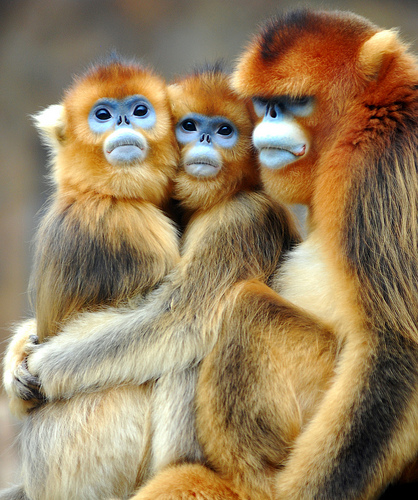
#> input picture EX1/tester_files/monkey.jpg, 418 x 500 px, found by its file name
$ python sol1.py   (older library calls are emulated)
#> lines starting #> are read from the running program, lines starting #| are printed output that depends on the picture
import numpy as np
from scipy.misc import imread as imread, imsave as imsave
import matplotlib.pyplot as plt
from skimage import data, io, filters, color


MAX_COLOR = 255
class RgbYiqConverter:
    yiqToRgb = np.array([[0.299, 0.587, 0.114],
                        [0.596, -0.275, -0.321],
                        [0.212, -0.523, 0.311]])

    # [25 lines left out: functions getYIQ, getRGB, not called in this run]


def isGraySacle(im):
    return len(im.shape) < 3

def getGrayImage(im_float):
    '''
    :param im_float: image astype=np.float32, values are in [0,1]
    :return:
    '''
    if isGraySacle(im_float):
        # Already gray, no need to convert
        grayImage = im_float
    else:
        # Convert to gray scale
        im_gray = color.rgb2gray(im_float)
        im_gray = im_gray.astype(np.float32)
        grayImage = im_gray

    return grayImage

def read_image(filename, representation):
#> called with filename = './/tester_files//monkey.jpg', representation = 1
    im = imread(filename)
#> im is the input picture: shape (500, 418, 3); mean R, G, B 151.5, 128.7, 94.8
    # tokenize
    im_float = im.astype(np.float32)
    im_float /= MAX_COLOR

    if representation == 1:
        # Convert to gray
        returnImage = getGrayImage(im_float)
#> in getGrayImage, `im_gray = color.rgb2gray(im_float)`:
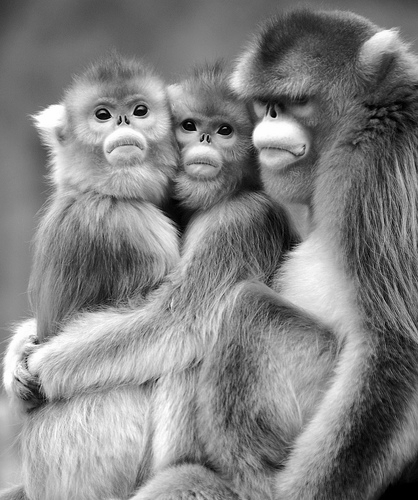
#> im_gray: shape (500, 418) float32; min 0, max 1, mean 0.514
    else:
        returnImage = im_float

    return returnImage

def imdisplay(filename, representation):
    arrdisplay(read_image(filename, representation))


def arrdisplay(im, representation):
    if representation == 1:
        plt.imshow(im, plt.cm.gray)
    else:
        plt.imshow(im)
    plt.show()

def rgb2yiq(imRGB):
    return RgbYiqConverter.getYIQ(imRGB)

def yiq2rgb(imYIQ):
    return RgbYiqConverter.getRGB(imYIQ)


# [36 lines left out: functions histogram_equalize, convertYChannelToRgb, not called in this run]


def findBorders(intensities, n_quant):
    borders = np.ndarray(shape=n_quant + 1, dtype=np.int)
    borders.itemset(0, 0)
    borders.itemset(n_quant, MAX_COLOR + 1)

    for i in range(0, n_quant - 1):
        borders.itemset(i + 1, np.int((intensities.item(i) + intensities.item(i + 1)) / 2))
    return borders


def findIntesities(borders, histogram, n_quant):
    intensities = np.ndarray(shape=n_quant)
    for i in range(0, n_quant):
        cur_hist_vals = histogram[borders[i]: borders[i + 1]]
        denominator = np.sum(cur_hist_vals).astype(np.int)
        axis_values = np.linspace(borders[i], borders[i + 1], num=borders[i+1]-borders[i], endpoint=False, dtype=np.int)
        numerator = np.sum(axis_values * cur_hist_vals).astype(np.int)

        intensities.itemset(i, numerator // denominator)
    return intensities

def calcSSD(intensities, borders, histogram):

    error = 0
    # sum on k-1 intensities
    for i in range(0, len(intensities)):
        # get all the values from z_i to z_i_1
        axis_values = np.linspace(borders[i], borders[i + 1], num=borders[i + 1] - borders[i], endpoint=False,
                                  dtype=np.int)
        cur_error = np.sum(np.square(intensities.item(i) - axis_values) * histogram[axis_values])
        error += cur_error

    return error

def intialBorders(im, hist, n_quant):
    borders = np.zeros(n_quant + 1, dtype=np.int)
    total_pixels = im.shape[0] * im.shape[1]
    section_pixels = np.int(total_pixels / n_quant)
    borders[n_quant] = MAX_COLOR + 1

    sumHist = np.cumsum(hist)

    for i in range(1, n_quant):
        index = np.argmax(sumHist >= section_pixels * i)
        borders.itemset(i, index)

    return borders

def quantize(im_orig, n_quant, n_iter):
#> called with n_quant = 4, n_iter = 15
    error = []
    if isGraySacle(im_orig):
        bw_im = im_orig
    else:
        yiq_im = rgb2yiq(im_orig)
        yiq_im = np.clip(yiq_im.astype(np.float32), 0, 1)
        bw_im = yiq_im[:, :, 0]

    # hist, bin_edges = np.histogram(bw_im, bins=np.arange(257))
    hist = np.histogram(bw_im, bins=MAX_COLOR + 1, range=(0, 1))[0]
#> hist = 256 values, max 1983 at index 110, min 61 at index 5, mean 816.4
    # bw_im = (np.round(bw_im * 255)).astype(np.int)

    i = 0
    convergence = False
    while i < n_iter and not convergence:
        if i == 0:
            segBorders = intialBorders(bw_im, hist, n_quant)
            # TODO: get number of iterations from: http://moodle2.cs.huji.ac.il/nu16/mod/forum/discuss.php?d=4781
            segIntensities = findIntesities(segBorders, hist, n_quant)
            prevBorder = 0
        else:
            prevBorder = segBorders
            segBorders = findBorders(segIntensities, n_quant)
            segIntensities = findIntesities(segBorders, hist, n_quant)
        error.append(calcSSD(segIntensities, segBorders, hist))
        def my_print():
            print("**************************************************")
            print("The borders are: ", segBorders)
            print("**************************************************")
            print("**************************************************")
            print("The Intensities are: ", segIntensities)
            print("**************************************************")
            print("**************************************************")
            print("The error is: ", error[i])
            print("**************************************************")
        my_print()
        convergence = np.array_equal(prevBorder, segBorders)
        i += 1
#> this loop made 10 passes
#> (prevBorder, segBorders, segIntensities, convergence) on passes 2 to 9: ([0, 95, 129, 171, 256], [0, 87, 129, 174, 256], [57, 108, 149, 202], False), ([0, 87, 129, 174, 256], [0, 82, 128, 175, 256], [53, 105, 149, 203], False), ([0, 82, 128, 175, 256], [0, 79, 127, 176, 256], [51, 104, 149, 204], False), ([0, 79, 127, 176, 256], [0, 77, 126, 176, 256], [50, 103, 148, 204], False), ([0, 77, 126, 176, 256], [0, 76, 125, 176, 256], [49, 102, 148, 204], False), ([0, 76, 125, 176, 256], [0, 75, 125, 176, 256], [49, 101, 148, 204], False), ([0, 75, 125, 176, 256], [0, 75, 124, 176, 256], [49, 101, 147, 204], False), ([0, 75, 124, 176, 256], [0, 75, 124, 175, 256], [49, 101, 147, 203], False)
#> (segBorders, segIntensities, convergence) on passes 1, 10: ([0, 95, 129, 171, 256], [63, 111, 148, 201], False), ([0, 75, 124, 175, 256], [49, 101, 147, 203], True)
#> (printed output is left out)
#> after the loop, error = [64803383, 58313366, 56716484, 56159169, 56187452, 56284765, 56391978, 56463765, 56528008, 56528008]; i = 10

    # build a look up table
    lut = np.zeros(MAX_COLOR + 1)
    for i in range(0, len(segBorders) - 1):
        lut[segBorders[i]: segBorders[i + 1]] = segIntensities[i]
#> this loop made 4 passes
#> after the loop, lut = 256 values from 49 to 203
    lut[-1] = segIntensities[-1]

    im_quant = lut[(bw_im * 255).astype(np.int)]
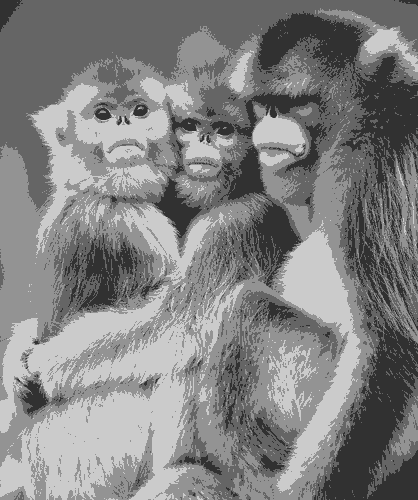
#> im_quant: shape (500, 418) float64; min 49, max 203, mean 130.4

    # convert back to color image
    if not isGraySacle(im_orig):
        im_quant = im_quant.astype(np.float32) / MAX_COLOR
        im_quant = convertYChannelToRgb(yiq_im, im_quant)

    return [im_quant, error]


# myPic = read_image('.\\test\external\jerusalem.jpg', 2)

# myPic = read_image('.//tester_files//Low Contrast.jpg', 1)
myPic = read_image('.//tester_files//monkey.jpg', 1)
# myPic = read_image('.//tester_files//jerusalem.jpg', 2)


myPic, error = quantize(myPic, 4, 15)
arrdisplay(myPic, 1)
print(error)
#| [64803383.0, 58313366.0, 56716484.0, 56159169.0, 56187452.0, 56284765.0, 56391978.0, 56463765.0, 56528008.0, 56528008.0]
plt.plot(error)
plt.show()
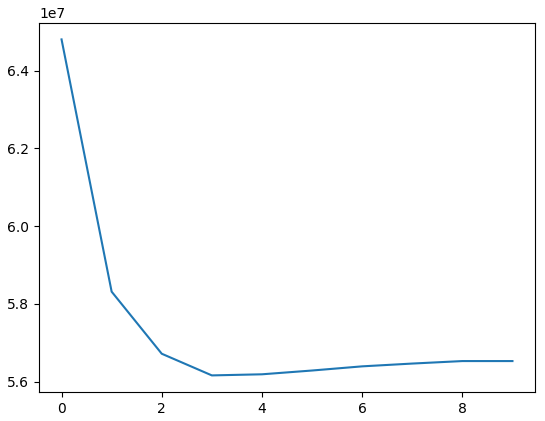
#> figure drawn by matplotlib, 1 panel; curve peaks at x = 0, y = 64803383
'''

myPic = read_image('.//tester_files//Low Contrast.jpg', 2)
# myPic = read_image('.//tester_files//monkey.jpg', 1)
# myPic = read_image('.//tester_files//jerusalem.jpg', 2)

myPic, hist_orig, hist_eq = histogram_equalize(myPic)
arrdisplay(myPic, 2)

plt.plot(hist_orig, 'b', hist_eq, 'r')
plt.show()
'''

$ run again, with EX1/tester_files/jerusalem.jpg copied over EX1/tester_files/monkey.jpg
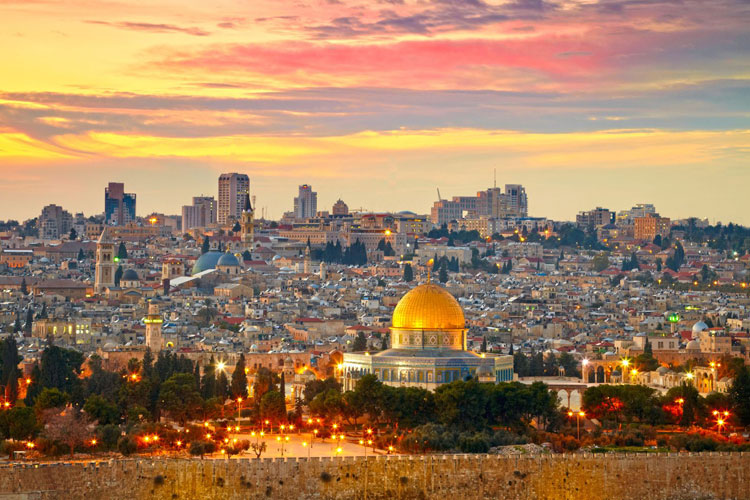
#> input picture EX1/tester_files/jerusalem.jpg, 750 x 500 px, found by its file name
#> in read_image, im is the input picture: shape (500, 750, 3); mean R, G, B 161.5, 127.6, 96.1
#> in getGrayImage, `im_gray = color.rgb2gray(im_float)`:
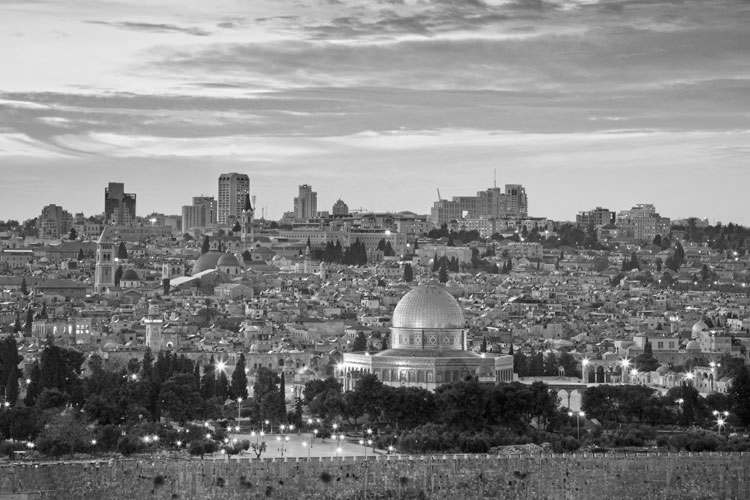
#> im_gray: shape (500, 750) float32; min 0.005, max 1, mean 0.52
#> hist = 256 values, max 4081 at index 206, min 0 at index 0, mean 1464.8
#> the loop in quantize, `while i < n_iter and not convergence:` made 9 passes
#> (prevBorder, segBorders, segIntensities, convergence) on passes 2 to 6: ([0, 86, 131, 185, 256], [0, 80, 132, 182, 256], [51, 105, 157, 206], False), ([0, 80, 132, 182, 256], [0, 78, 131, 181, 256], [49, 103, 156, 206], False), ([0, 78, 131, 181, 256], [0, 76, 129, 181, 256], [48, 102, 155, 206], False), ([0, 76, 129, 181, 256], [0, 75, 128, 180, 256], [48, 101, 154, 205], False), ([0, 75, 128, 180, 256], [0, 74, 127, 179, 256], [47, 100, 154, 205], False)
#> (printed output is left out)
#> after the loop in quantize, `while i < n_iter and not convergence:`: error = [88668013, 84862067, 84722371, 84572244, 84871289, 85117315, 85366647, 85546546, 85546546]; i = 9
#> the loop in quantize, `for i in range(0, len(segBorders) - 1):` made 4 passes
#> after the loop in quantize, `for i in range(0, len(segBorders) - 1):`: lut = 256 values from 46 to 205
#| [88668013.0, 84862067.0, 84722371.0, 84572244.0, 84871289.0, 85117315.0, 85366647.0, 85546546.0, 85546546.0]
#> `plt.show()`:
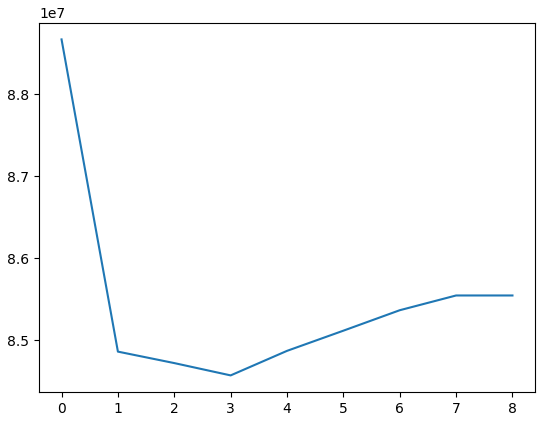
#> figure drawn by matplotlib, 1 panel
